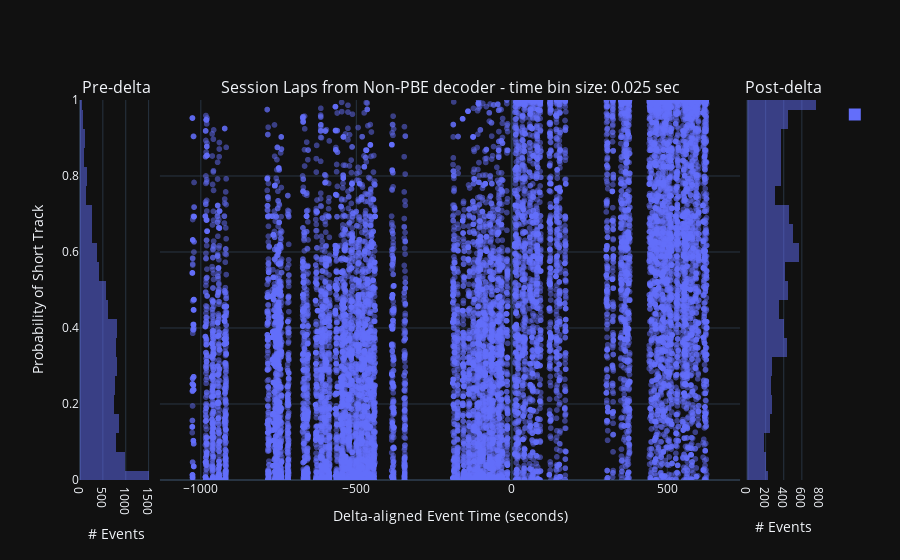

Notebook cell for this chart:
### Code cell
import plotly.io as pio
template: str = 'plotly_dark' # set plotl template
pio.templates.default = template
from pyphoplacecellanalysis.Pho2D.plotly.Extensions.plotly_helpers import plotly_pre_post_delta_scatter

histogram_bins: int = 25

active_track_marginal_posterior_df = deepcopy(masked_laps_non_PBE_marginal_over_track_ID_posterior_df)

# new_laps_fig = plotly_pre_post_delta_scatter(data_results_df=deepcopy(all_sessions_laps_df), out_scatter_fig=fig_laps, histogram_bins=histogram_bins, px_scatter_kwargs = dict(title='Laps'))
# fig, figure_context = plotly_pre_post_delta_scatter(data_results_df=deepcopy(track_marginal_posterior_df)[['delta_aligned_start_t', 'P_Long', 'time_bin_size']], out_scatter_fig=None, histogram_bins=histogram_bins, px_scatter_kwargs = dict(title='Continuous'))
fig, figure_context = plotly_pre_post_delta_scatter(data_results_df=deepcopy(masked_laps_non_PBE_marginal_over_track_ID_posterior_df)[['delta_aligned_start_t', 'P_Short', 'time_bin_size']], out_scatter_fig=None,\
													histogram_variable_name='P_Short', hist_kwargs=dict(), histogram_bins=histogram_bins,
													common_plot_kwargs=dict(),
													px_scatter_kwargs = dict(x='delta_aligned_start_t', y='P_Short', title='Laps from Non-PBE decoder'))
fig

### Figure 1 — Plotly figure (JSON) as saved in the notebook; plotly's stock layout.template omitted (floating-point values rounded to 4 significant figures; data arrays with more than 128 entries replaced by an {"elided": "..."} marker saying what was removed)
{"data": [{"alignmentgroup": "True", "bingroup": "y", "hovertemplate": "count=%{x}<br>P_Short=%{y}<extra></extra>", "legendgroup": "", "marker": {"color": "#636efa", "opacity": 0.5, "pattern": {"shape": ""}}, "name": "", "nbinsy": 25, "offsetgroup": "", "orientation": "h", "showlegend": true, "type": "histogram", "xaxis": "x", "xbins": {"end": 0.95, "size": 0.1, "start": 0.05}, "y": {"elided": "11137 float values"}, "yaxis": "y"}, {"hovertemplate": "delta_aligned_start_t=%{x}<br>P_Short=%{y}<extra></extra>", "legendgroup": "", "marker": {"color": "#636efa", "line": {"width": 0}, "opacity": 0.5, "symbol": "circle"}, "mode": "markers", "name": "trace_scatter", "showlegend": false, "type": "scattergl", "x": {"elided": "19018 float values"}, "xaxis": "x2", "y": {"elided": "19018 float values"}, "yaxis": "y2"}, {"alignmentgroup": "True", "bingroup": "y", "hovertemplate": "count=%{x}<br>P_Short=%{y}<extra></extra>", "legendgroup": "", "marker": {"color": "#636efa", "opacity": 0.5, "pattern": {"shape": ""}}, "name": "trace_post_delta_hist", "nbinsy": 25, "offsetgroup": "", "orientation": "h", "showlegend": false, "type": "histogram", "xaxis": "x3", "xbins": {"end": 0.95, "size": 0.1, "start": 0.05}, "y": {"elided": "7881 float values"}, "yaxis": "y3"}], "layout": {"annotations": [{"font": {"size": 16}, "showarrow": false, "text": "Pre-delta", "x": 0.049, "xanchor": "center", "xref": "paper", "y": 1, "yanchor": "bottom", "yref": "paper"}, {"font": {"size": 16}, "showarrow": false, "text": "Session Laps from Non-PBE decoder - time bin size: 0.025 sec", "x": 0.5, "xanchor": "center", "xref": "paper", "y": 1, "yanchor": "bottom", "yref": "paper"}, {"font": {"size": 16}, "showarrow": false, "text": "Post-delta", "x": 0.951, "xanchor": "center", "xref": "paper", "y": 1, "yanchor": "bottom", "yref": "paper"}], "barmode": "overlay", "legend": {"itemsizing": "constant", "traceorder": "grouped"}, "meta": {"figure_context": {"comparison": "pre-post-delta", "data_grain": null, "epochs_name": null, "histogram_variable_name": "P_Short", "num_unique_sessions": 1, "plot_type": "scatter+hist", "t_bin_size": 0.025, "title": "Session Laps from Non-PBE decoder - time bin size: 0.025 sec", "variable_name": "P_Short"}, "preferred_filename": "P_Short_1_0.025_Session Laps from Non-PBE decoder - time bin size- 0.025 sec_None_None_scatter+hist_pre-post-delta_P_Short"}, "xaxis": {"anchor": "y", "domain": [0, 0.098], "title": {"text": "# Events"}}, "xaxis2": {"anchor": "y2", "domain": [0.108, 0.892], "title": {"text": "Delta-aligned Event Time (seconds)"}}, "xaxis3": {"anchor": "y3", "domain": [0.902, 1], "title": {"text": "# Events"}}, "yaxis": {"anchor": "x", "autorange": false, "domain": [0, 1], "fixedrange": true, "range": [0, 1], "title": {"text": "Probability of Short Track"}}, "yaxis2": {"anchor": "x2", "domain": [0, 1], "matches": "y", "showticklabels": false}, "yaxis3": {"anchor": "x3", "domain": [0, 1], "matches": "y", "showticklabels": false}}}
